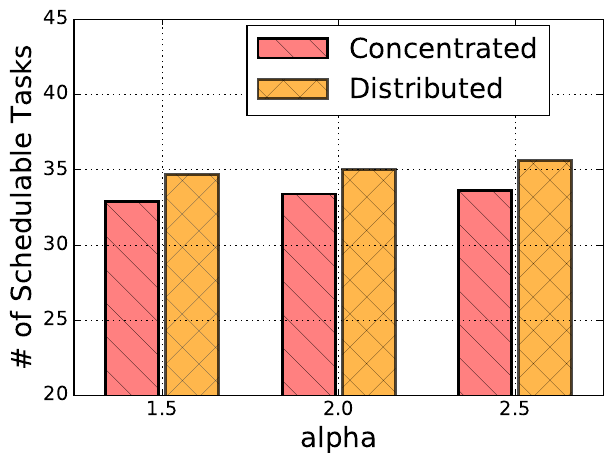

Recreate this plot in Python.
import numpy as np
import math
import matplotlib.pyplot as plt
import sys
import matplotlib.ticker as tkr
import matplotlib

def main():
    markers = ["s", "D", "o", "*", "v", "^"]
    linestyles = ['-', '--', '-', '--', '-', '--']
    # colors = ['#ffcc99', "#99cccc", '#ff9999', 'r', 'k', 'm']
    colors = ['#ff8080', '#ff9900', "#00cccc", 'r', 'k', 'm', 'g']
    patterns = ['\\', 'x', '|', 'o', '.', 'O', '+']

    distributed = []
    concentrated = []

    with open("second_stage.csv") as f:
      distributed = [int(x) for x in f.readline().strip('').rstrip('\n').split(" ")]
      concentrated = [int(x) for x in f.readline().strip('').rstrip('\n').split(" ")]

    distributed = [float(x) / 10 for x in distributed]
    concentrated = [float(x) / 10 for x in concentrated]
    # print (distributed)

    fig = plt.figure(num=None, figsize=(6, 4.5), dpi=80, edgecolor='k')
    plt.xlim(1.25, 2.75)
    ax = fig.add_subplot(111)
    plt.ylim(20, 45)
    plt.ylabel("# of Schedulable Tasks", fontsize=20)
    plt.xlabel("alpha", fontsize=20)

    bar_width = 0.15
    ypos = []
    labels = ["Concentrated", "Distributed"]
    x = 1

    xticks = [1.5, 2, 2.5]
    plt.xticks(xticks)

    i = 0
    plt.bar([x - bar_width/2 - 0.01  for x in xticks], distributed, bar_width, bottom=None, color=colors[i], hatch=patterns[i], align='center', alpha=1, label=labels[i], edgecolor='k', linewidth=2)
    i += 1
    plt.bar([x + bar_width/2 + 0.01  for x in xticks], concentrated, bar_width, bottom=None, color=colors[i], hatch=patterns[i], align='center', alpha=0.7, label=labels[i], edgecolor='k', linewidth=2)
    #
    # i = 0
    # ax.plot(xticks, distributed, color=colors[i], label=labels[i], marker=markers[i], linewidth=4.5, markersize=8)
    # i += 1
    # ax.plot(xticks, concentrated, color=colors[i], label=labels[i], marker=markers[i], linewidth=4.5, markersize=8)

    plt.tick_params(axis='both', which='major', labelsize=14)
    ax.get_yaxis().set_tick_params(which='minor', size=0)
    ax.get_yaxis().set_tick_params(which='minor', width=0)


    ax.legend(loc='upper left', bbox_to_anchor=(0.3, 1.02), prop={'size': 20}, handlelength=2.5)
    plt.tight_layout(pad=0.25)
    plt.grid()
    plt.savefig("second_stage.pdf", bbox_inches='tight')
    # plt.show()



if __name__ == "__main__":
    main()
